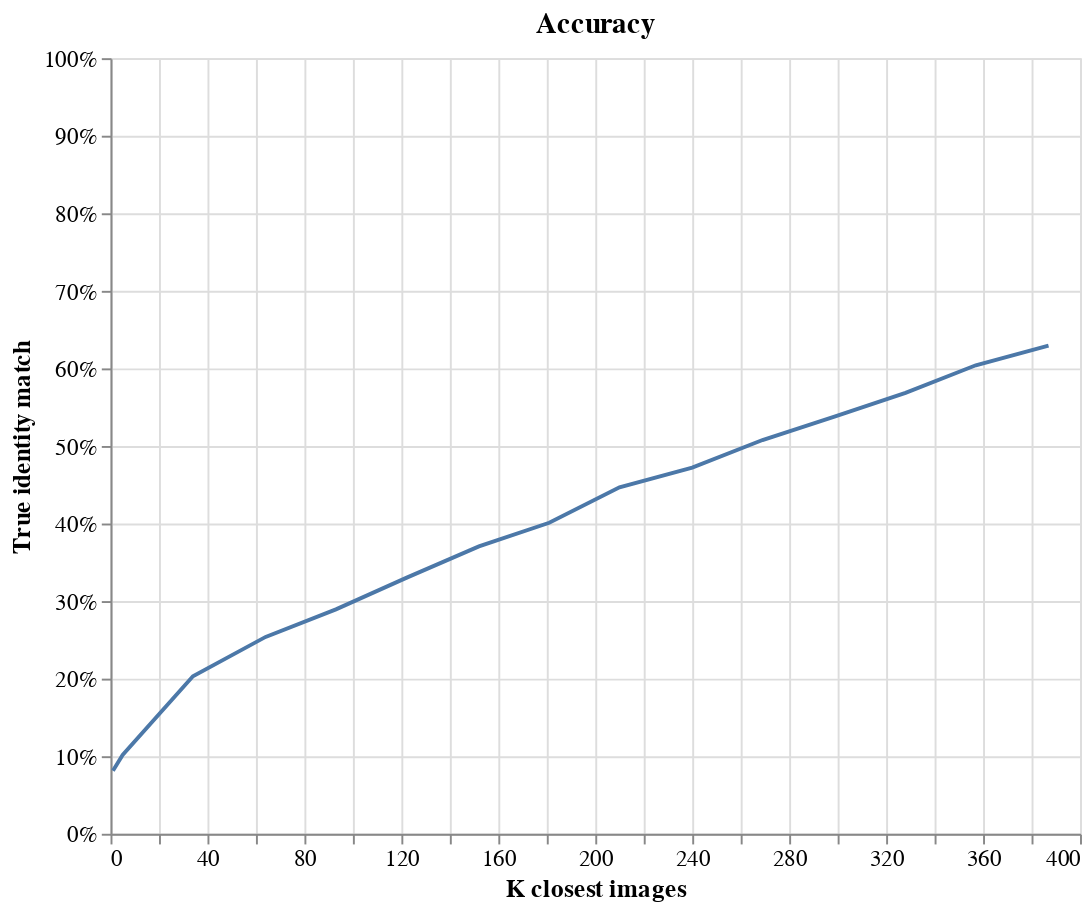

Notebook code for this chart:
### Code cell
accuracyVisual

### Figure 1 — Vega-Lite specification as saved in the notebook (floating-point values rounded to 4 significant figures)
{"config": {"view": {"continuousWidth": 400, "continuousHeight": 300}, "title": {"fontSize": 15}}, "data": {"name": "data-a2d6f402fb58d6666d66f6c0b42e14a3"}, "mark": "line", "encoding": {"x": {"type": "quantitative", "axis": {"labelFontSize": 12, "titleFontSize": 13}, "field": "rank", "title": "K closest images"}, "y": {"type": "quantitative", "axis": {"format": ".0%", "labelFontSize": 12, "titleFontSize": 13}, "field": "accuracy", "scale": {"clamp": true, "domain": [0, 1], "zero": true}, "title": "True identity match"}}, "height": 400, "title": "Accuracy", "width": 500, "$schema": "https://vega.github.io/schema/vega-lite/v4.8.1.json", "datasets": {"data-a2d6f402fb58d6666d66f6c0b42e14a3": [{"accuracy": 0.08122, "rank": 1}, {"accuracy": 0.1015, "rank": 5}, {"accuracy": 0.203, "rank": 34}, {"accuracy": 0.2538, "rank": 64}, {"accuracy": 0.2893, "rank": 93}, {"accuracy": 0.3299, "rank": 122}, {"accuracy": 0.3706, "rank": 152}, {"accuracy": 0.401, "rank": 181}, {"accuracy": 0.4467, "rank": 210}, {"accuracy": 0.4721, "rank": 240}, {"accuracy": 0.5076, "rank": 269}, {"accuracy": 0.5381, "rank": 299}, {"accuracy": 0.5685, "rank": 328}, {"accuracy": 0.6041, "rank": 357}, {"accuracy": 0.6294, "rank": 387}]}}
